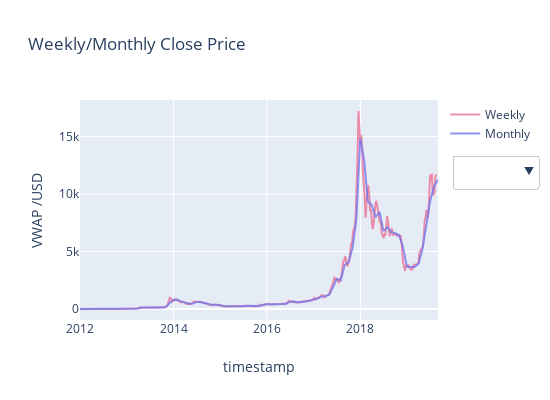

Notebook code for this chart:
### Code cell
# vizualize monthly and weekly roundad Close price
trace_week = go.Scatter(x = df_bitstamp_w.index,
                   y = df_bitstamp_w.Close,
                   mode = "lines",
                   name = "Weekly",
                   marker = dict(color = 'rgba(235, 115, 150, 0.8)')
                       )
trace_month = go.Scatter(x = df_bitstamp_m.index,
                   y = df_bitstamp_m.Close,
                   mode = "lines",
                   name = "Monthly",
                   marker = dict(color = 'rgba(115, 120, 235, 0.8)')
                       )

data_2 = [trace_week, trace_month]


updatemenus = list([
    dict(active=-1,
         buttons=list([
            dict(label = 'Weekly',
                 method = 'update',
                 args = [{'visible': [True, False]}
                         ]),
            dict(label = 'Monthly',
                 method = 'update',
                 args = [{'visible': [False, True]}
                         ]),
            dict(label = 'Reset',
                 method = 'update',
                 args = [{'visible': [True, True]}])
         ]),
         x = 1.28, y = 0.75),
])

layout_2 = go.Layout(height=400, width=550,
                title='Weekly/Monthly Close Price', 
                xaxis_title="timestamp",
                yaxis_title="VWAP /USD",
                updatemenus=updatemenus)

fig = dict(data = data_2, layout = layout_2)
iplot(fig);

### Figure 1 — Plotly figure (JSON) as saved in the notebook; plotly's stock layout.template omitted (floating-point values rounded to 4 significant figures; data arrays with more than 128 entries replaced by an {"elided": "..."} marker saying what was removed)
{"data": [{"marker": {"color": "rgba(235, 115, 150, 0.8)"}, "mode": "lines", "name": "Weekly", "type": "scatter", "x": {"elided": "399 str values"}, "y": {"elided": "399 float values"}}, {"marker": {"color": "rgba(115, 120, 235, 0.8)"}, "mode": "lines", "name": "Monthly", "type": "scatter", "x": ["2011-12-31T00:00:00", "2012-01-31T00:00:00", "2012-02-29T00:00:00", "2012-03-31T00:00:00", "2012-04-30T00:00:00", "2012-05-31T00:00:00", "2012-06-30T00:00:00", "2012-07-31T00:00:00", "2012-08-31T00:00:00", "2012-09-30T00:00:00", "2012-10-31T00:00:00", "2012-11-30T00:00:00", "2012-12-31T00:00:00", "2013-01-31T00:00:00", "2013-02-28T00:00:00", "2013-03-31T00:00:00", "2013-04-30T00:00:00", "2013-05-31T00:00:00", "2013-06-30T00:00:00", "2013-07-31T00:00:00", "2013-08-31T00:00:00", "2013-09-30T00:00:00", "2013-10-31T00:00:00", "2013-11-30T00:00:00", "2013-12-31T00:00:00", "2014-01-31T00:00:00", "2014-02-28T00:00:00", "2014-03-31T00:00:00", "2014-04-30T00:00:00", "2014-05-31T00:00:00", "2014-06-30T00:00:00", "2014-07-31T00:00:00", "2014-08-31T00:00:00", "2014-09-30T00:00:00", "2014-10-31T00:00:00", "2014-11-30T00:00:00", "2014-12-31T00:00:00", "2015-01-31T00:00:00", "2015-02-28T00:00:00", "2015-03-31T00:00:00", "2015-04-30T00:00:00", "2015-05-31T00:00:00", "2015-06-30T00:00:00", "2015-07-31T00:00:00", "2015-08-31T00:00:00", "2015-09-30T00:00:00", "2015-10-31T00:00:00", "2015-11-30T00:00:00", "2015-12-31T00:00:00", "2016-01-31T00:00:00", "2016-02-29T00:00:00", "2016-03-31T00:00:00", "2016-04-30T00:00:00", "2016-05-31T00:00:00", "2016-06-30T00:00:00", "2016-07-31T00:00:00", "2016-08-31T00:00:00", "2016-09-30T00:00:00", "2016-10-31T00:00:00", "2016-11-30T00:00:00", "2016-12-31T00:00:00", "2017-01-31T00:00:00", "2017-02-28T00:00:00", "2017-03-31T00:00:00", "2017-04-30T00:00:00", "2017-05-31T00:00:00", "2017-06-30T00:00:00", "2017-07-31T00:00:00", "2017-08-31T00:00:00", "2017-09-30T00:00:00", "2017-10-31T00:00:00", "2017-11-30T00:00:00", "2017-12-31T00:00:00", "2018-01-31T00:00:00", "2018-02-28T00:00:00", "2018-03-31T00:00:00", "2018-04-30T00:00:00", "2018-05-31T00:00:00", "2018-06-30T00:00:00", "2018-07-31T00:00:00", "2018-08-31T00:00:00", "2018-09-30T00:00:00", "2018-10-31T00:00:00", "2018-11-30T00:00:00", "2018-12-31T00:00:00", "2019-01-31T00:00:00", "2019-02-28T00:00:00", "2019-03-31T00:00:00", "2019-04-30T00:00:00", "2019-05-31T00:00:00", "2019-06-30T00:00:00", "2019-07-31T00:00:00", "2019-08-31T00:00:00"], "y": [4.473, 6.236, 5.232, 4.954, 4.981, 5.043, 5.968, 7.793, 10.92, 11.41, 11.62, 11.33, 13.15, 15.31, 25.8, 57.05, 127.5, 117.8, 105.5, 85.44, 103.4, 124.9, 152.7, 528.0, 794.5, 819.0, 664.3, 594.7, 462.6, 485.5, 613.1, 618.6, 537.3, 445.2, 364.0, 366.1, 342.7, 245.9, 234.1, 268.4, 234.7, 236.6, 236.9, 279.3, 252.7, 233.5, 264.7, 348.4, 422.5, 411.1, 401.9, 415.2, 433.2, 459.9, 638.3, 660.5, 578.4, 602.8, 638.9, 723.2, 820.1, 909.1, 1060.0, 1132.0, 1208.0, 1878.0, 2620.0, 2495.0, 3828.0, 4085.0, 5284.0, 7756.0, 14840.0, 12890.0, 9390.0, 9026.0, 7984.0, 8439.0, 6785.0, 7097.0, 6690.0, 6590.0, 6415.0, 5389.0, 3671.0, 3659.0, 3648.0, 3918.0, 5139.0, 7228.0, 9358.0, 10670.0, 11260.0]}], "layout": {"height": 400, "title": {"text": "Weekly/Monthly Close Price"}, "updatemenus": [{"active": -1, "buttons": [{"args": [{"visible": [true, false]}], "label": "Weekly", "method": "update"}, {"args": [{"visible": [false, true]}], "label": "Monthly", "method": "update"}, {"args": [{"visible": [true, true]}], "label": "Reset", "method": "update"}], "x": 1.28, "y": 0.75}], "width": 550, "xaxis": {"title": {"text": "timestamp"}}, "yaxis": {"title": {"text": "VWAP /USD"}}}}
